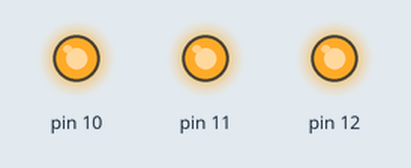
Simulated run of this sketch. Board: Arduino Uno, built with avr-gcc and run on an emulated ATmega328P. On the bench: output pins drawn as LEDs (lit = HIGH).

Above: at 0.2 s.
At 1.7 s:
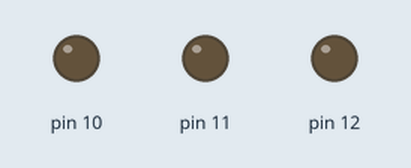
Timing chart, 0 to 3.0 s (numbered marks = the images above):
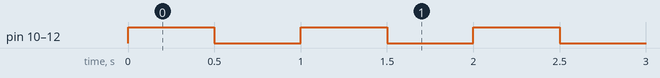

Measured:
- by itself, pin 10–12: alternates HIGH for 0.50 s and LOW for 0.50 s

The sketch:

prog1.ino
```cpp
void setup()
{
  pinMode(12, OUTPUT);
pinMode(11, OUTPUT);
pinMode(10, OUTPUT);
}

void loop()
{
  //Isso é um comentário de uma linha
//Aciona as saídas
digitalWrite(12, HIGH);
digitalWrite(11, HIGH);
digitalWrite(10, HIGH);
//Espera 0.5 segundo
delay(500);
//Desliga as saídas
digitalWrite(12, LOW);
digitalWrite(11, LOW);
digitalWrite(10, LOW);
//Espera 0.5 segundo
  delay(500);}
```
